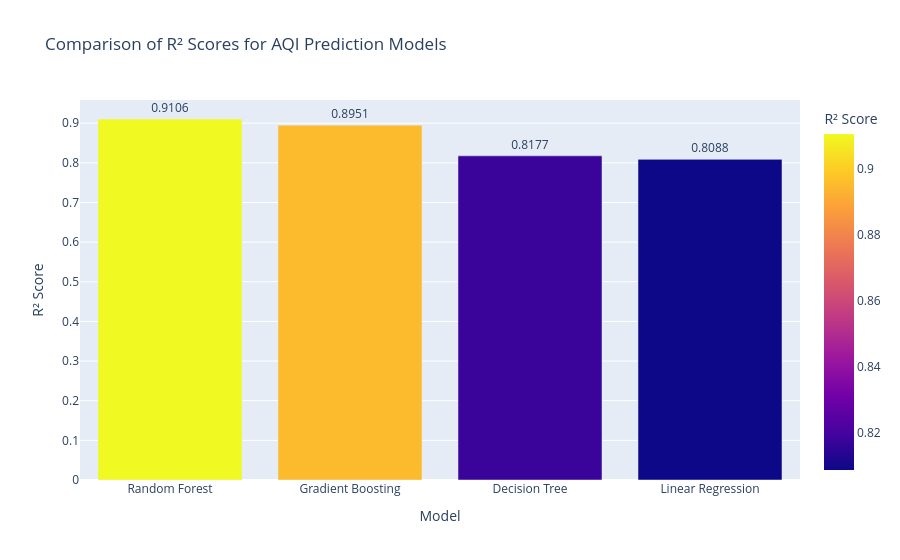

Notebook source saved alongside this figure:
### Code cell
fig = px.bar(
    results_df,
    x="Model",
    y="R² Score",
    color="R² Score",
    text="R² Score",
    title="Comparison of R² Scores for AQI Prediction Models"
)

fig.update_traces(
    textposition="outside"
)

fig.show()

### Figure 1 — Plotly figure (JSON) as saved in the notebook; plotly's stock layout.template omitted (floating-point values rounded to 4 significant figures)
{"data": [{"hovertemplate": "Model=%{x}<br>R² Score=%{marker.color}<extra></extra>", "legendgroup": "", "marker": {"color": [0.9106, 0.8951, 0.8177, 0.8088], "coloraxis": "coloraxis", "pattern": {"shape": ""}}, "name": "", "orientation": "v", "showlegend": false, "text": [0.9106, 0.8951, 0.8177, 0.8088], "textposition": "outside", "type": "bar", "x": ["Random Forest", "Gradient Boosting", "Decision Tree", "Linear Regression"], "xaxis": "x", "y": [0.9106, 0.8951, 0.8177, 0.8088], "yaxis": "y"}], "layout": {"barmode": "relative", "coloraxis": {"colorbar": {"title": {"text": "R² Score"}}, "colorscale": [[0, "#0d0887"], [0.1111, "#46039f"], [0.2222, "#7201a8"], [0.3333, "#9c179e"], [0.4444, "#bd3786"], [0.5556, "#d8576b"], [0.6667, "#ed7953"], [0.7778, "#fb9f3a"], [0.8889, "#fdca26"], [1, "#f0f921"]]}, "legend": {"tracegroupgap": 0}, "title": {"text": "Comparison of R² Scores for AQI Prediction Models"}, "xaxis": {"anchor": "y", "domain": [0, 1], "title": {"text": "Model"}}, "yaxis": {"anchor": "x", "domain": [0, 1], "title": {"text": "R² Score"}}}}
